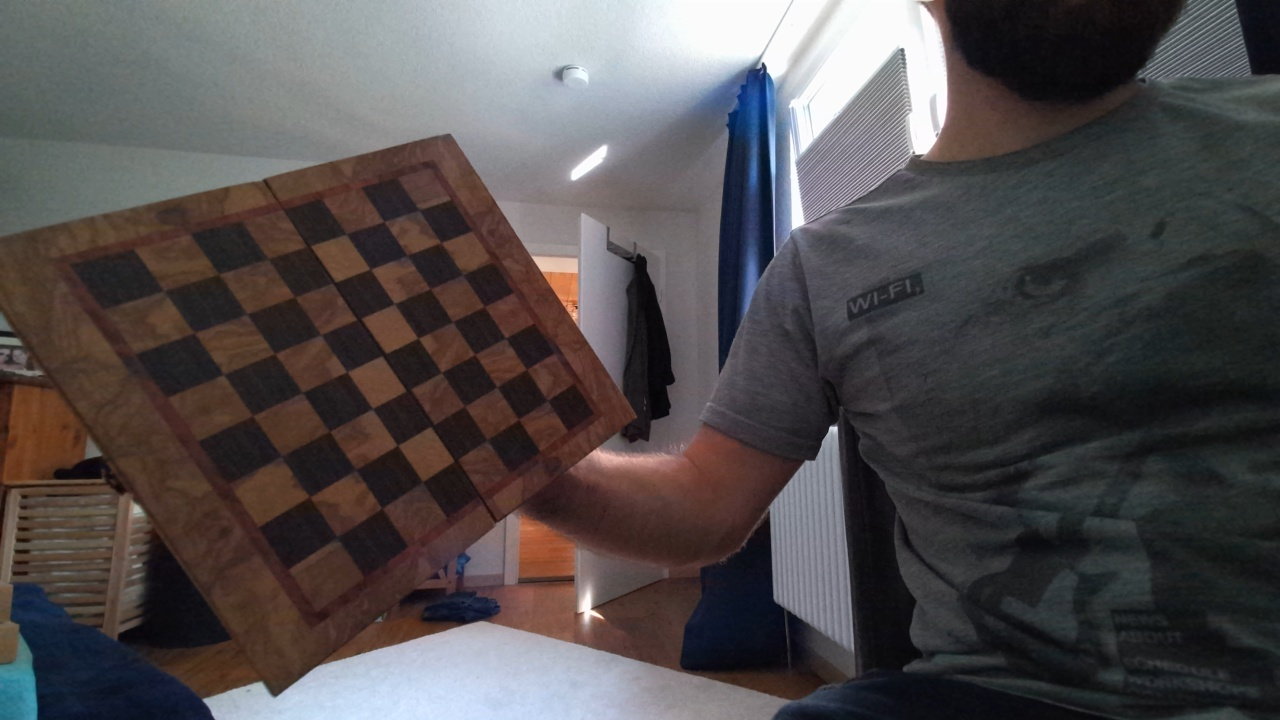
#> input picture CalibrateInPy/Assets/screenshot0.jpg, 1280 x 720 px; its folder holds 2 pictures in this run
$ python opencvCalibration.py
#> lines starting #> are read from the running program, lines starting #| are printed output that depends on the picture; after the words box and inside, x2 and y2 are one past the last pixel; in counts of white or black regions, pixels touching at a corner belong together; long printed decimals are rounded
import numpy as np
import cv2 as cv
import glob


# termination criteria
criteria = (cv.TERM_CRITERIA_EPS + cv.TERM_CRITERIA_MAX_ITER, 30, 0.001)
# prepare object points, like (0,0,0), (1,0,0), (2,0,0) ....,(6,5,0)
objp = np.zeros((6*7,3), np.float32)
objp[:,:2] = np.mgrid[0:7,0:6].T.reshape(-1,2)

# Arrays to store object points and image points from all the images.
objpoints = [] # 3d point in real world space
imgpoints = [] # 2d points in image plane.

images = glob.glob('./Assets/*.jpg')
for fname in images:
 img = cv.imread(fname)
#> img is the input picture: shape (720, 1280, 3); mean B, G, R 77.5, 76.6, 81.3
 gray = cv.cvtColor(img, cv.COLOR_BGR2GRAY)
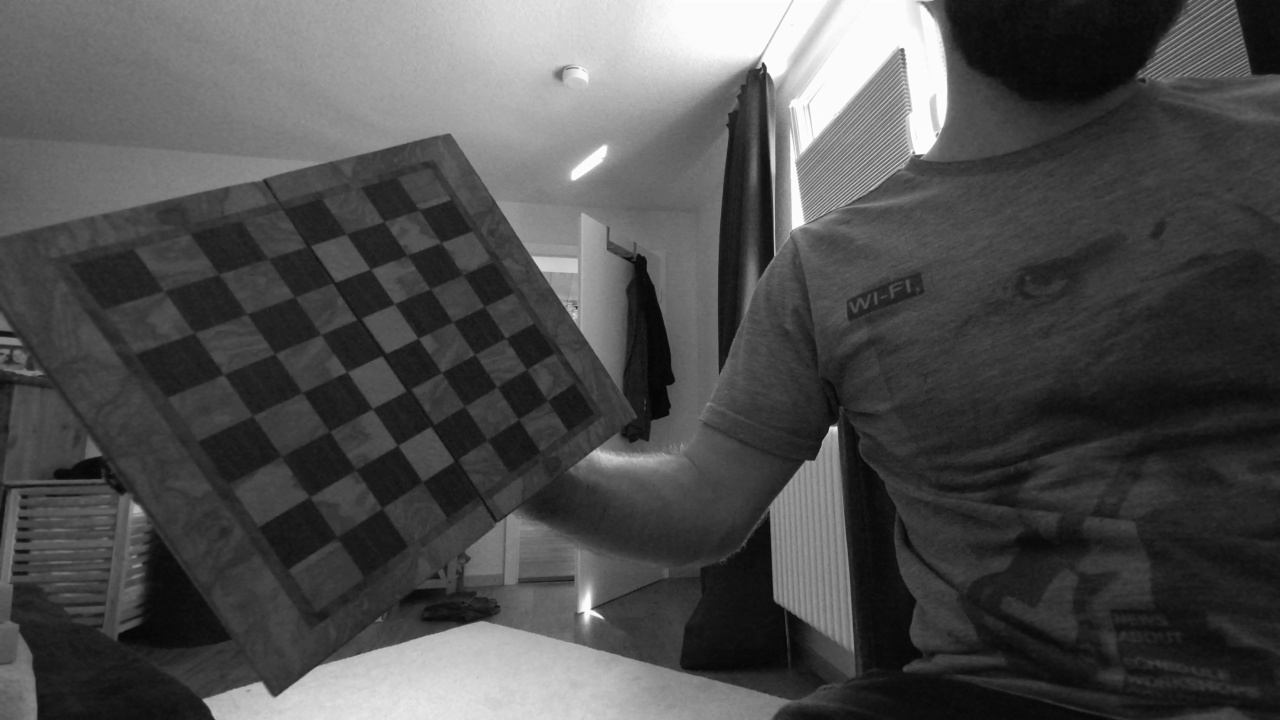
#> gray: shape (720, 1280); min 4, max 255, mean 78.1
 # Find the chess board corners
 ret, corners = cv.findChessboardCorners(gray, (7,6), None)
#> ret = True; corners = 42 rows, first 8: [381.7, 507.6], [356.1, 470.7], [330.1, 431.8], [302.2, 392.4], [274.7, 353.7], [247.3, 313.5], [219, 273.9], [410.6, 481.9]
 # If found, add object points, image points (after refining them)
 if ret == True:
    objpoints.append(objp)
    corners2 = cv.cornerSubPix(gray,corners, (11,11), (-1,-1), criteria)
#> corners2 = 42 rows, first 8: [381.7, 507.9], [355.9, 470.1], [329.5, 431.4], [302.2, 392.8], [274.5, 353.6], [246.5, 313.9], [218.3, 273.9], [410.6, 481.9]
    imgpoints.append(corners)
    # Draw and display the corners
    cv.drawChessboardCorners(img, (7,6), corners2, ret)
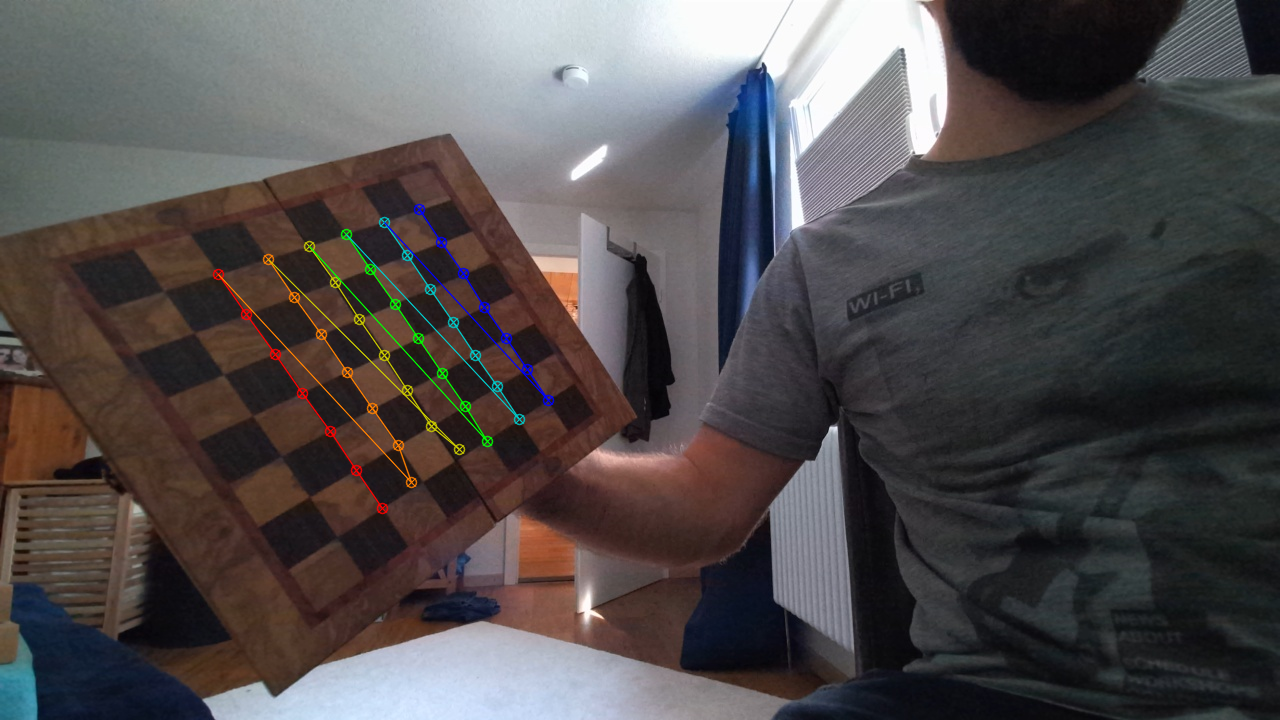
#> img: shape (720, 1280, 3); 1.1% of pixels changed, all inside (x1, y1, x2, y2) = (212, 203, 555, 515)
    cv.imshow('img', img)
    cv.waitKey(500)
#> pass 2 of the loop `for fname in images:`:
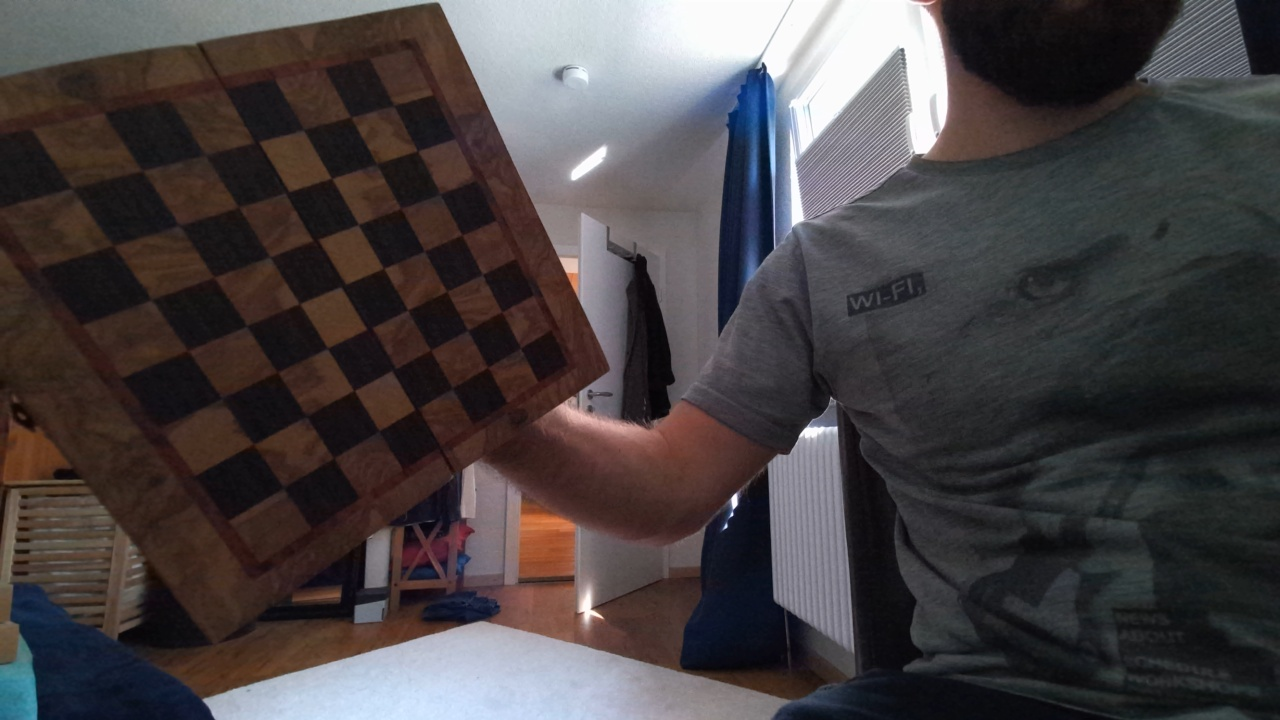
#> input picture CalibrateInPy/Assets/screenshot1.jpg, 1280 x 720 px
#> img is the input picture: shape (720, 1280, 3); mean B, G, R 67.4, 66.1, 71.7
#> `gray = cv.cvtColor(img, cv.COLOR_BGR2GRAY)`:
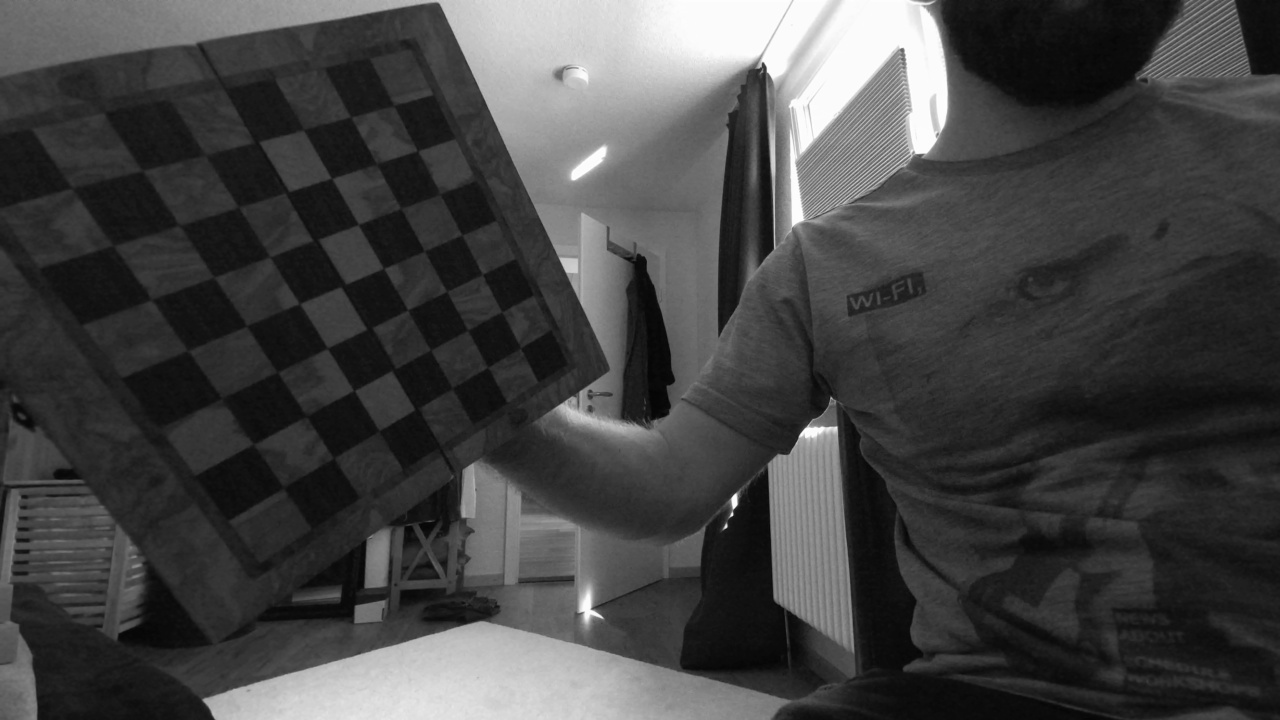
#> gray: shape (720, 1280); min 4, max 255, mean 67.9
#> corners = 42 rows, first 8: [520.6, 348.2], [491, 354], [440, 384], [417, 408.5], [379.8, 430.3], [333.5, 457.8], [283, 487.6], [501.5, 311.5]
#> corners2 = 42 rows, first 8: [520.6, 347.7], [491, 354], [440, 384], [416, 409.3], [379.2, 430.6], [333.7, 458.3], [283.9, 488.2], [502.4, 311.9]
#> `cv.drawChessboardCorners(img, (7,6), corners2, ret)`:
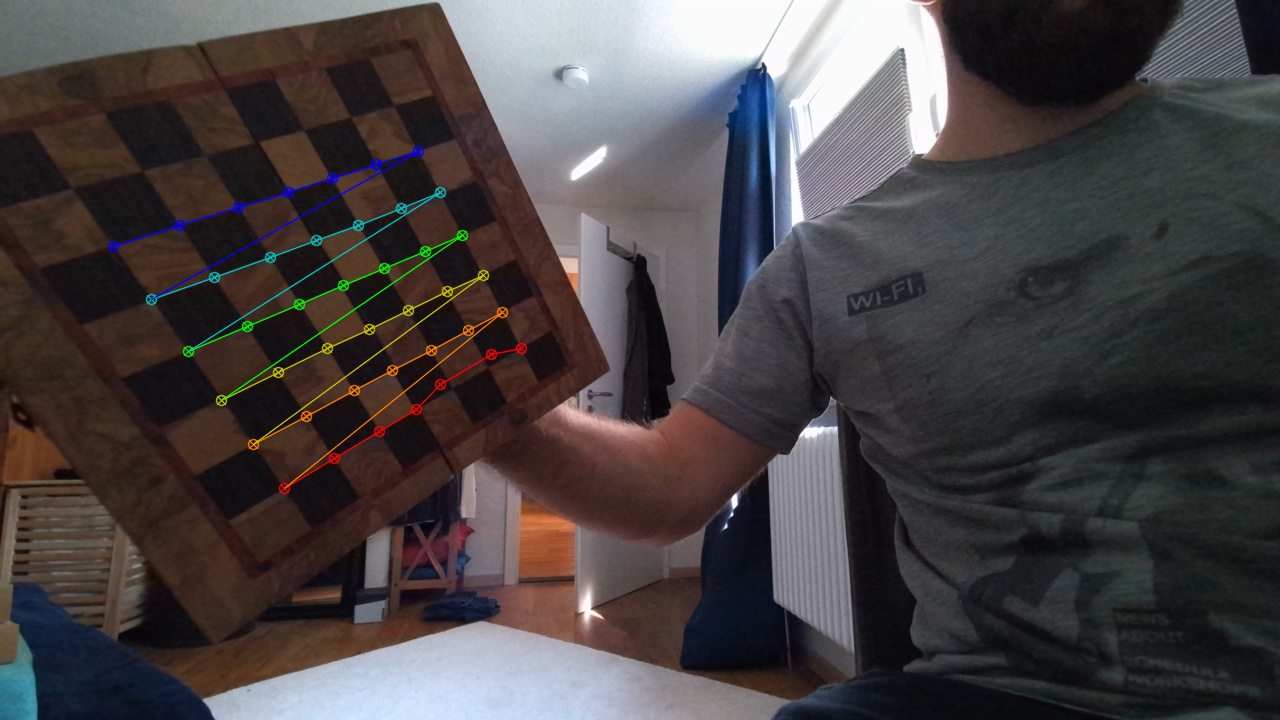
#> img: shape (720, 1280, 3); 1.3% of pixels changed, all inside (x1, y1, x2, y2) = (107, 145, 528, 495)

ret, mtx, dist, rvecs, tvecs = cv.calibrateCamera(objpoints, imgpoints, gray.shape[::-1], None, None)
#> ret = 2.9; mtx = [[873.4, 0, 705.5], [0, 719.8, 330], [0, 0, 1]]; dist = [[0.528, -0.251, -0.0242, 0.176, 0.125]]; rvecs = ([0.526, -0.758, -2.02], [-1.06, -0.155, 2.45]); tvecs = ([-6.72, 4.07, 15.42], [-4.08, 0.427, 17.29])
print(mtx)
#| [[873.351   0.         705.499]
#|  [  0.         719.848 330.020]
#|  [  0.           0.           1.        ]]
print(dist)
#| [[ 0.5285 -0.2509 -0.02416  0.1756  0.1245]]
img = cv.imread('./Assets/screenshot0.jpg')
h, w = img.shape[:2]
#> h = 720; w = 1280
newcameramtx, roi = cv.getOptimalNewCameraMatrix(mtx, dist, (w,h), 1, (w,h))
#> newcameramtx = [[911.7, 0, 856.9], [0, 741.5, 320.4], [0, 0, 1]]; roi = (41, 82, 1197, 541)

# undistort
dst = cv.undistort(img, mtx, dist, None, newcameramtx)
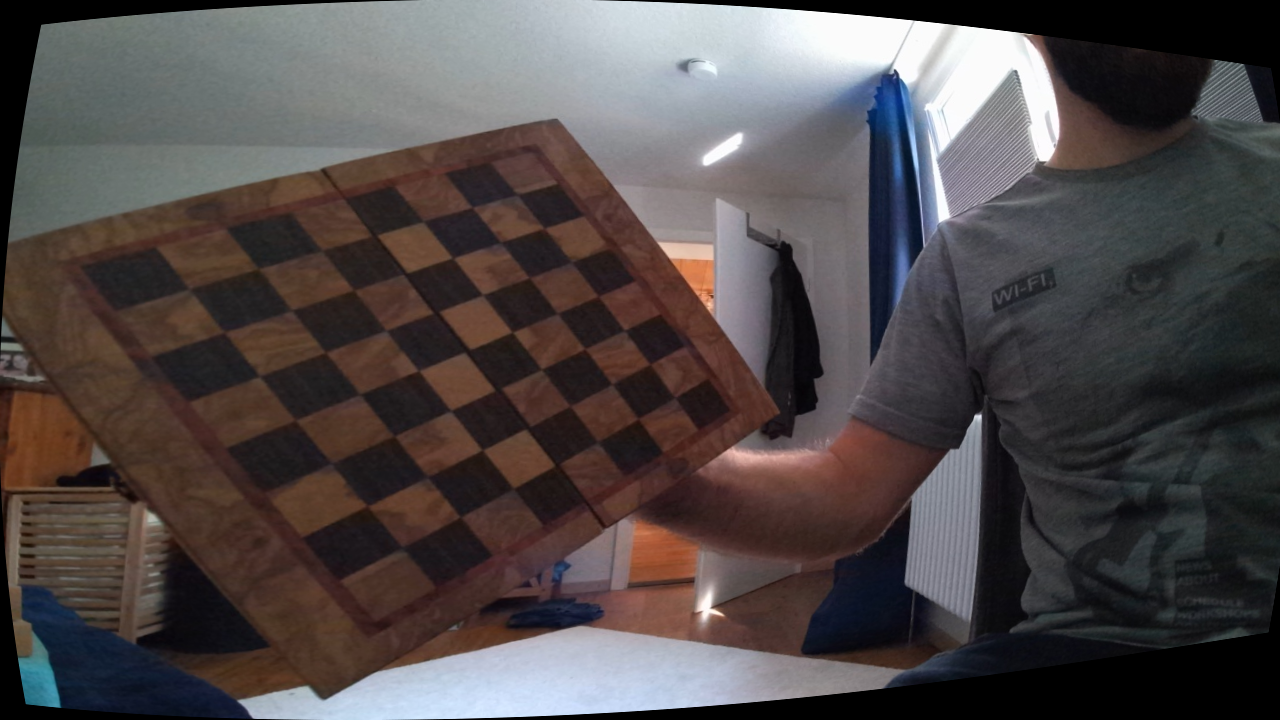
#> dst: shape (720, 1280, 3); mean B, G, R 73.1, 73.1, 79.9
# crop the image
x, y, w, h = roi
#> x = 41; y = 82; w = 1197; h = 541
dst = dst[y:y+h, x:x+w]
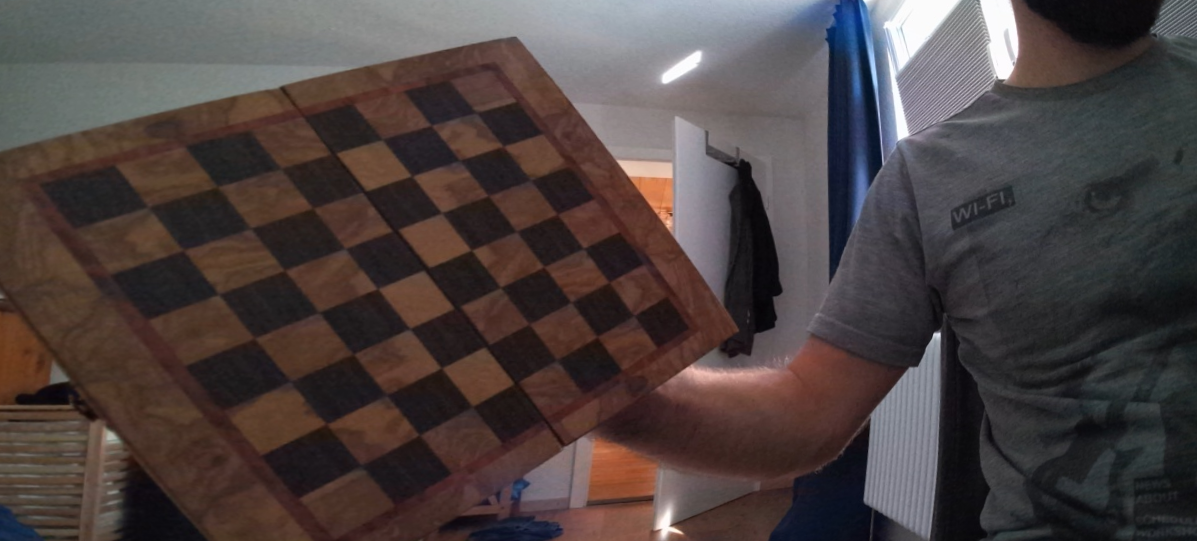
#> dst: shape (541, 1197, 3); mean B, G, R 65.4, 66.3, 76.6
cv.imwrite('./Assets/screenshot0_cal.jpg', dst)

cv.destroyAllWindows()
